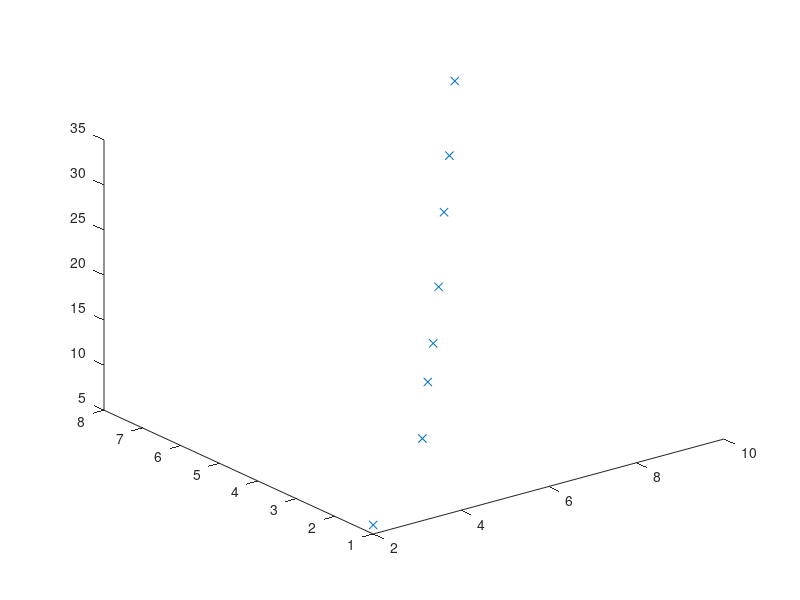
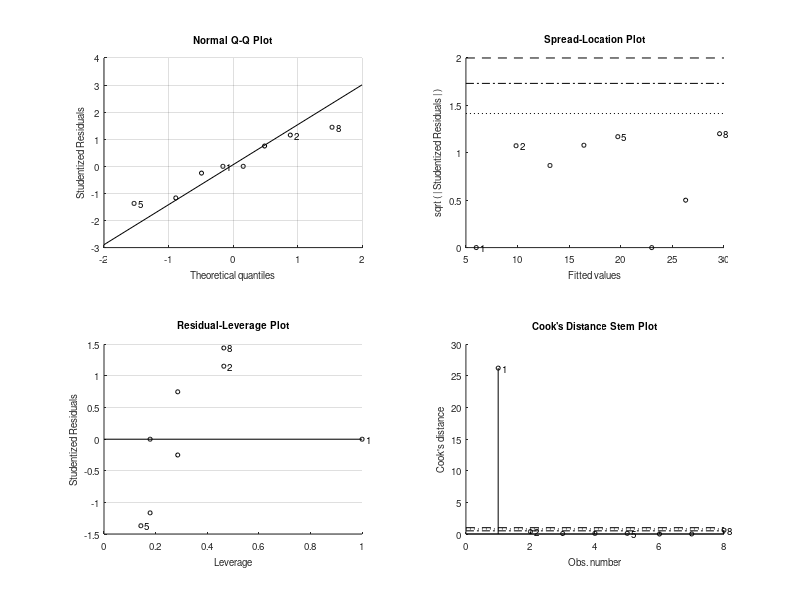

Reproduce these figures in MATLAB, in order.
clear all
clc

x=[2,4,5,6,7,8,9,10]';
y=[1,2,3,4,5,6,7,8]';
z=[6,11,14,15,18,23,26,31]';
plot3(x,y,z,'x')
LM=fitlm([x,y],z,'Linear')

